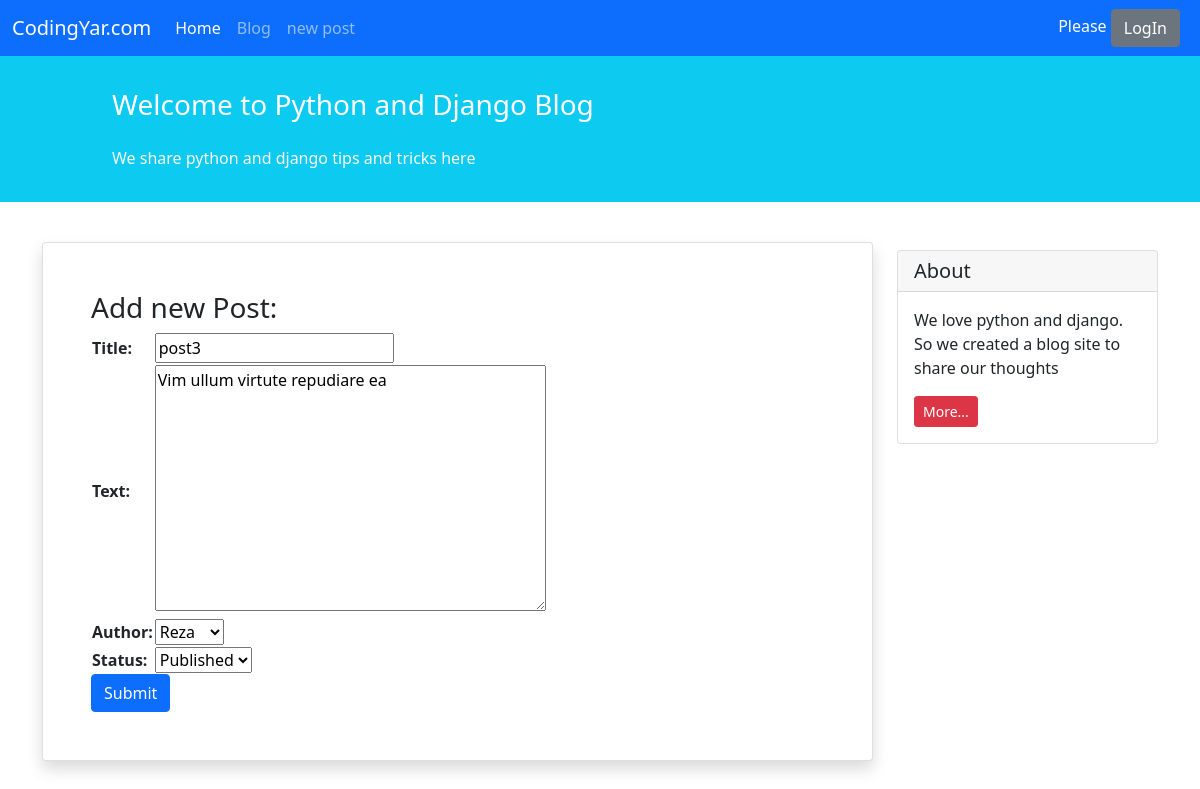
The page /blog/6/update/ on the database its author committed.
### blog/models.py (models this page shows, shortened)
class Post(models.Model):
    STATUS_CHOICES = (
        ('pub','Published',),
        ('drf','Draft',),
    )
    title = models.CharField(max_length=100)
    text = models.TextField()
    author = models.ForeignKey('auth.User', on_delete=models.CASCADE)
    datetime_created = models.DateTimeField(auto_now_add=True)
    datetime_modified = models.DateTimeField(auto_now=True)
    status = models.CharField(choices=STATUS_CHOICES,max_length=10)

### blog/views.py (the view)
# urls.py: path('<int:pk>/update/', views.Post_Update.as_view(), name='post_update'),
class Post_Update(generic.UpdateView):
    model = Post
    form_class = NewPostOrUpdateForm # Or    fields = ['title', 'text', 'author', 'status']
    template_name = 'blog/add_post.html'

### blog/forms.py
class NewPostOrUpdateForm(forms.ModelForm):
    class Meta:
        model = Post
        fields = ['title', 'text', 'author', 'status']

### blog/templates/blog/add_post.html (shortened to what this page needs)
{% extends '_base.html' %}
{% block content %}
<div class="container mt-4">
    <div class="row">
        <div class="col-9">
            <div class="card shadow my-3 p-5">
                <h3>Add new Post:</h3>
                <form method="POST">
                    <table>
                    {{ form.as_table }}
                    </table>
                    <button type="submit" class="btn btn-primary">Submit</button>
                </form>
            </div>
        </div>
        <div class="col-3">
            <div class="card my-4">
                <h5 class="card-header">About</h5>
                <div class="card-body">
                    <p class="card-text">We love python and django. So we created a blog site to share our
                        thoughts</p>
                    <a href="#"
                       class="btn btn-sm btn-danger">
                        More...
                    </a>
                </div>
            </div>
        </div>
    </div>
</div>
{% endblock content %}

### rows shown on the page
Post: title "post3", text "Vim ullum virtute repudiare ea", author "Reza", status "Published"
